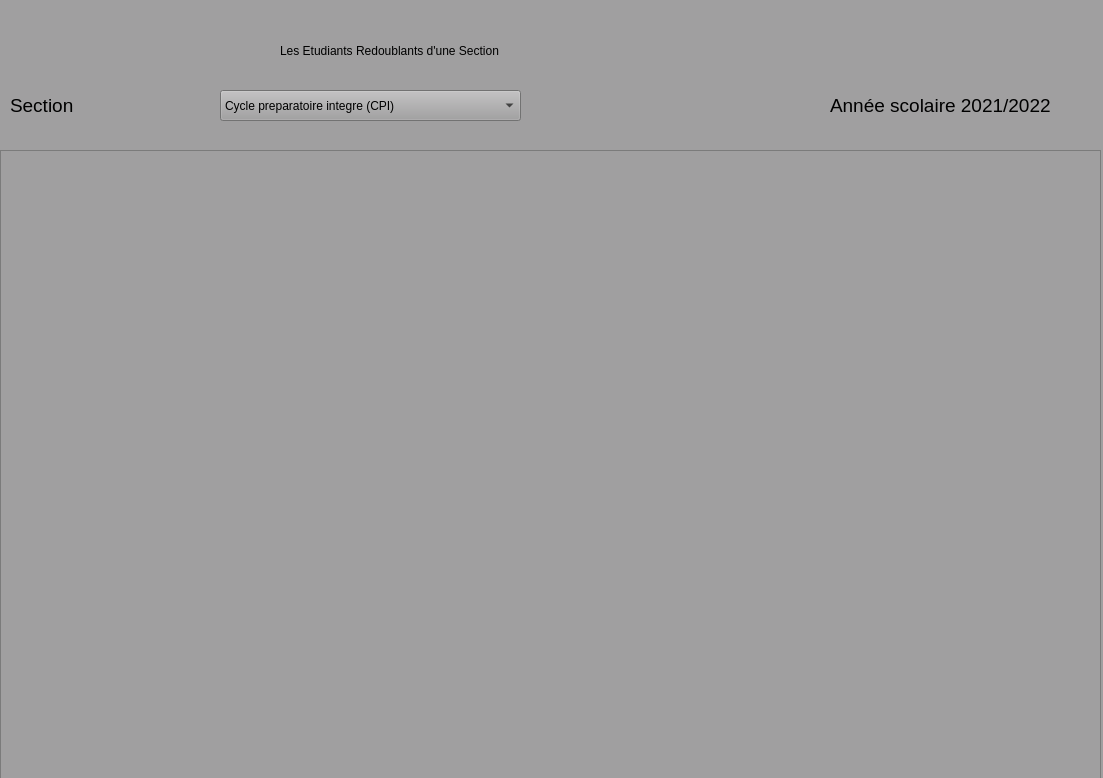
<?xml version="1.0" encoding="UTF-8"?>
<ui version="4.0">
 <class>Dialog</class>
 <widget class="QDialog" name="Dialog">
  <property name="geometry">
   <rect>
    <x>0</x>
    <y>0</y>
    <width>1103</width>
    <height>778</height>
   </rect>
  </property>
  <property name="windowTitle">
   <string>Dialog</string>
  </property>
  <property name="styleSheet">
   <string notr="true">font: 75 12pt &quot;Arial&quot;;background-color:#A09FA0;</string>
  </property>
  <widget class="QLabel" name="label_6">
   <property name="geometry">
    <rect>
     <x>10</x>
     <y>90</y>
     <width>181</width>
     <height>31</height>
    </rect>
   </property>
   <property name="font">
    <font>
     <family>MS Shell Dlg 2</family>
     <pointsize>14</pointsize>
     <weight>50</weight>
     <italic>false</italic>
     <bold>false</bold>
    </font>
   </property>
   <property name="styleSheet">
    <string notr="true">font: 14pt &quot;MS Shell Dlg 2&quot;;</string>
   </property>
   <property name="text">
    <string>Section</string>
   </property>
  </widget>
  <widget class="QComboBox" name="comboBoxSection">
   <property name="geometry">
    <rect>
     <x>220</x>
     <y>90</y>
     <width>301</width>
     <height>31</height>
    </rect>
   </property>
   <item>
    <property name="text">
     <string>Cycle preparatoire integre (CPI)</string>
    </property>
   </item>
   <item>
    <property name="text">
     <string>Diplome national d'ingenieur(ING)</string>
    </property>
   </item>
   <item>
    <property name="text">
     <string>Licence en sciences de l’informatique(L-I)</string>
    </property>
   </item>
   <item>
    <property name="text">
     <string>Licence en mathematiques appliquee (L-M)</string>
    </property>
   </item>
  </widget>
  <widget class="QLabel" name="label_10">
   <property name="geometry">
    <rect>
     <x>280</x>
     <y>30</y>
     <width>521</width>
     <height>41</height>
    </rect>
   </property>
   <property name="layoutDirection">
    <enum>Qt::LeftToRight</enum>
   </property>
   <property name="styleSheet">
    <string notr="true">font: 75 22pt &quot;MS Shell Dlg 2&quot;;</string>
   </property>
   <property name="text">
    <string>Les Etudiants Redoublants d'une Section</string>
   </property>
  </widget>
  <widget class="QTableView" name="tableView">
   <property name="geometry">
    <rect>
     <x>0</x>
     <y>150</y>
     <width>1101</width>
     <height>631</height>
    </rect>
   </property>
  </widget>
  <widget class="QLabel" name="label">
   <property name="geometry">
    <rect>
     <x>830</x>
     <y>90</y>
     <width>221</width>
     <height>31</height>
    </rect>
   </property>
   <property name="font">
    <font>
     <family>MS Shell Dlg 2</family>
     <pointsize>14</pointsize>
     <weight>50</weight>
     <italic>false</italic>
     <bold>false</bold>
    </font>
   </property>
   <property name="styleSheet">
    <string notr="true">font: 14pt &quot;MS Shell Dlg 2&quot;;</string>
   </property>
   <property name="text">
    <string>Année scolaire 2021/2022</string>
   </property>
  </widget>
 </widget>
 <resources/>
 <connections/>
</ui>
